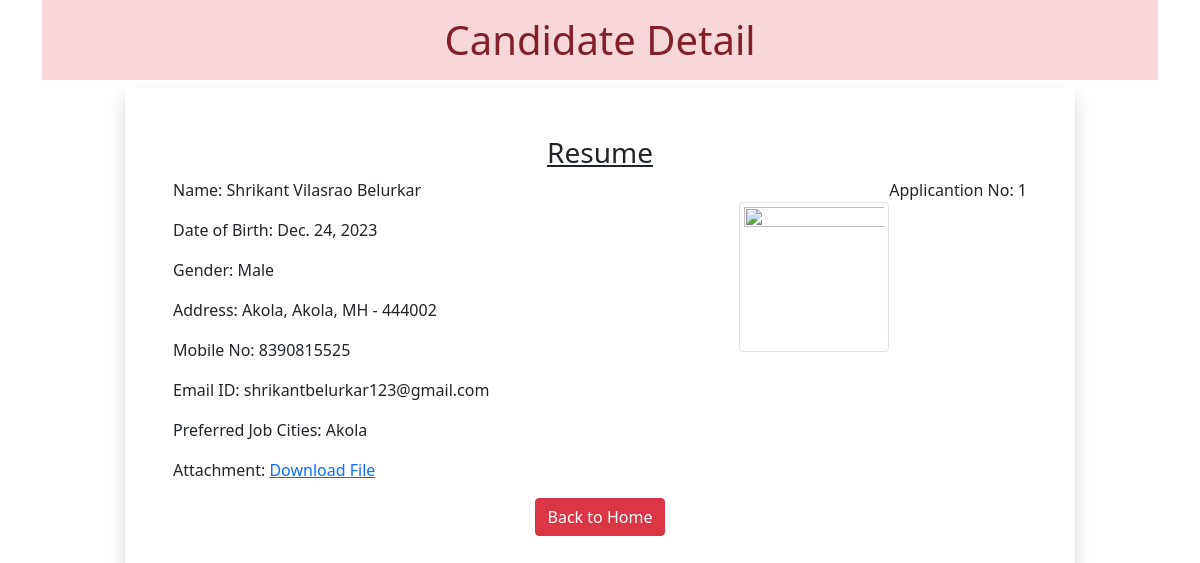
The page /1 on the database its author committed.
### uplodera/models.py (models this page shows)
class Resume(models.Model):
    name = models.CharField(max_length=100)
    dob = models.DateField(auto_created=False, auto_now_add=False, )
    gender = models.CharField(max_length=100)
    locality = models.CharField(max_length=100)
    city = models.CharField(max_length=100)
    pin = models.PositiveIntegerField()
    state = models.CharField(choices=STATE_CHOICES, max_length=100)
    mobile = models.PositiveIntegerField()
    email = models.EmailField()
    job_city = models.CharField(max_length=100)
    profile_images = models.ImageField(upload_to='profileimg', blank=False)
    my_file = models.FileField(upload_to='doc', blank=False)

### uplodera/views.py (the view)
# urls.py: path('<int:pk>', views.CandidateView.as_view(), name='candidate')
class CandidateView(View):
    def get(self, request, pk):
        candidate = Resume.objects.get(pk=pk)
        return render(request,'myapp/candidate.html', {'candidate': candidate})

### templates/myapp/candidate.html (shortened to what this page needs)
<!DOCTYPE html>
<html lang="en">
<head>
  <link href="https://cdn.jsdelivr.net/npm/bootstrap@5.0.0-beta2/dist/css/bootstrap.min.css" rel="stylesheet">
</head>
<body>
  <div class="container">
   <h1 class="alert-danger text-center p-3">Candidate Detail</h1>
   <div class="row">
    <div class="col-sm-10 shadow p-5 offset-sm-1">
     <h3 class="text-center"><u>Resume</u></h3>
     <p class="float-end">Applicantion No: {{candidate.id}}</p>
     <img src="{{candidate.profile_image.url}}" alt="" class="img-fluid img-thumbnail float-end mt-4" width="150" height="150">
     <p>Name: {{candidate.name}}</p>
     <p>Date of Birth: {{candidate.dob}}</p>
     <p>Gender: {{candidate.gender}}</p>
     <p>Address: {{candidate.locality}}, {{candidate.city}}, {{candidate.state}} - {{candidate.pin}}</p>
     <p>Mobile No: {{candidate.mobile}}</p>
     <p>Email ID: {{candidate.email}}</p>
     <p>Preferred Job Cities: {{candidate.job_city}}</p>
     <p>Attachment: <a href="{{candidate.my_file.url}}">Download File</a></p>
    <div class="text-center">
     <a href="/" class="btn btn-danger">Back to Home</a>
    </div>
    </div>
   </div>
  </div>
</body>
</html>

### rows shown on the page
Resume: id "1", name "Shrikant Vilasrao Belurkar", dob "Dec. 24, 2023", gender "Male", locality "Akola", city "Akola", state "MH", pin "444002", mobile "8390815525", email "shrikantbelurkar123@gmail.com", job_city "Akola"
